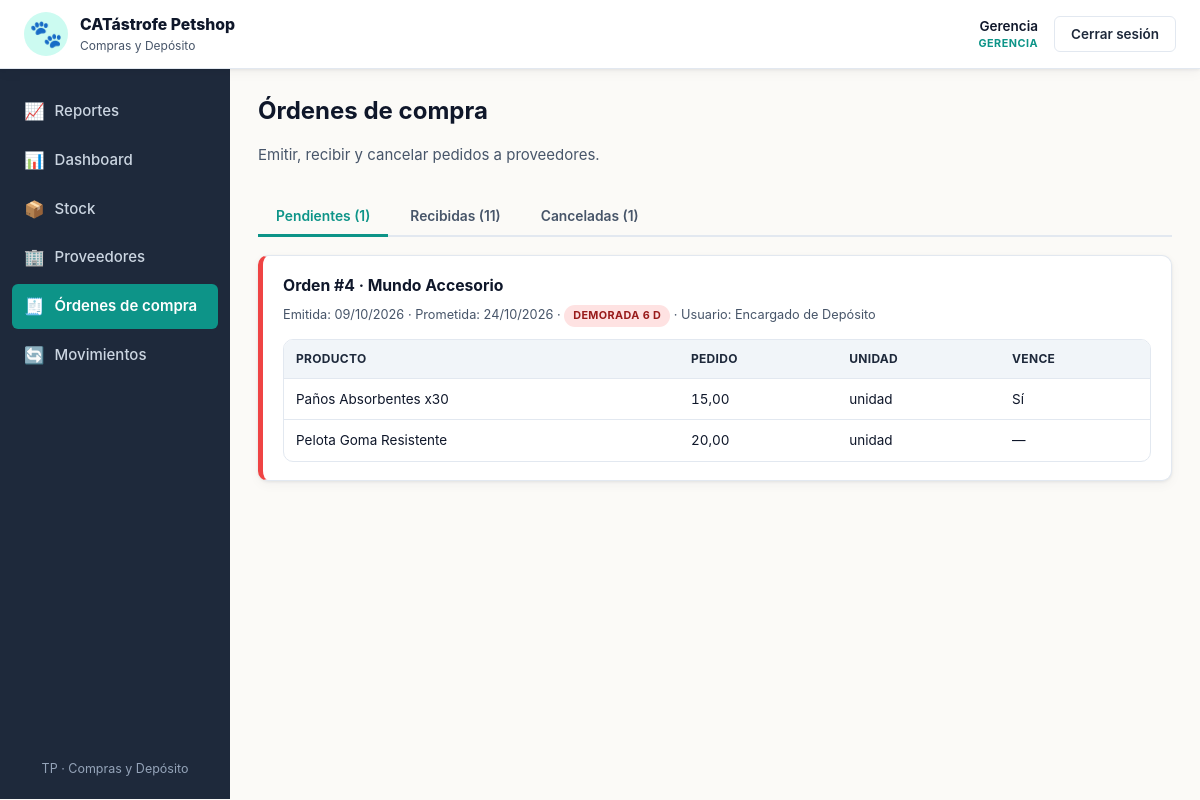
/views/ordenes.php (signed in), run on an earlier commit of the app's database.
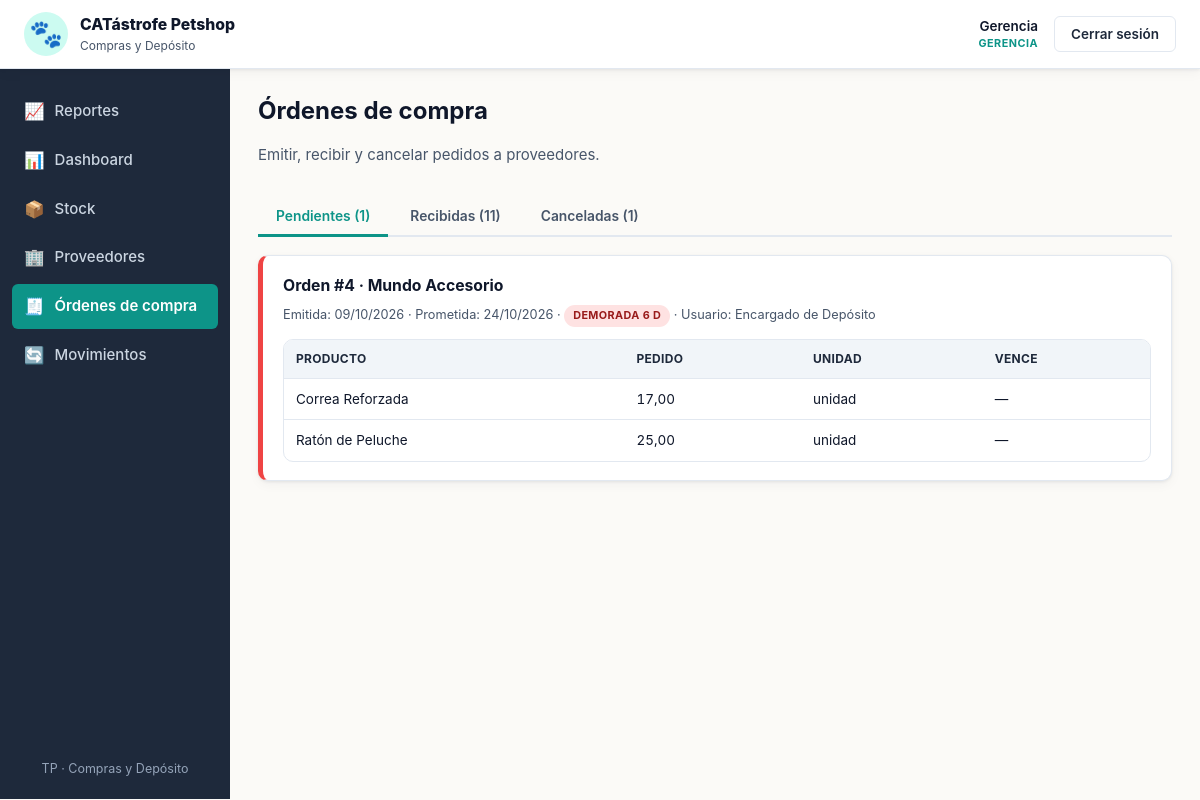
And on a later commit of the database.
### tables this page shows
CREATE TABLE ordenes_compra (
    id              INT AUTO_INCREMENT PRIMARY KEY,
    proveedor_id    INT NOT NULL,
    usuario_id      INT NOT NULL,
    estado          ENUM('pendiente','recibida','cancelada') NOT NULL DEFAULT 'pendiente',
    fecha_creacion  DATETIME NOT NULL DEFAULT CURRENT_TIMESTAMP,
    fecha_prometida DATE NOT NULL,
    fecha_recepcion DATETIME NULL,
    CONSTRAINT fk_ord_prov FOREIGN KEY (proveedor_id) REFERENCES proveedores(id) ON DELETE RESTRICT,
    CONSTRAINT fk_ord_user FOREIGN KEY (usuario_id)   REFERENCES usuarios(id)    ON DELETE RESTRICT
);

CREATE TABLE proveedores (
    id                  INT AUTO_INCREMENT PRIMARY KEY,
    nombre              VARCHAR(120) NOT NULL,
    contacto            VARCHAR(120),
    telefono            VARCHAR(40),
    email               VARCHAR(120),
    plazo_entrega_dias  INT NOT NULL DEFAULT 7,
    activo              TINYINT(1) NOT NULL DEFAULT 1,
    CONSTRAINT chk_prov_plazo CHECK (plazo_entrega_dias >= 0)
);

CREATE TABLE usuarios (
    id              INT AUTO_INCREMENT PRIMARY KEY,
    nombre          VARCHAR(100) NOT NULL,
    usuario         VARCHAR(50)  NOT NULL UNIQUE,
    password_hash   VARCHAR(255) NOT NULL,
    rol             ENUM('encargado','gerencia') NOT NULL DEFAULT 'encargado',
    activo          TINYINT(1) NOT NULL DEFAULT 1,
    fecha_creacion  DATETIME NOT NULL DEFAULT CURRENT_TIMESTAMP
);

CREATE TABLE ordenes_detalle (
    id                INT AUTO_INCREMENT PRIMARY KEY,
    orden_id          INT NOT NULL,
    producto_id       INT NOT NULL,
    cantidad_pedida   DECIMAL(10,2) NOT NULL,
    cantidad_recibida DECIMAL(10,2) NULL,
    CONSTRAINT fk_det_orden  FOREIGN KEY (orden_id)    REFERENCES ordenes_compra(id) ON DELETE RESTRICT,
    CONSTRAINT fk_det_prod   FOREIGN KEY (producto_id) REFERENCES productos(id)      ON DELETE RESTRICT,
    CONSTRAINT uq_orden_prod UNIQUE (orden_id, producto_id),
    CONSTRAINT chk_det_pedida CHECK (cantidad_pedida > 0),
    CONSTRAINT chk_det_recibida CHECK (cantidad_recibida IS NULL OR (cantidad_recibida >= 0 AND cantidad_recibida <= cantidad_pedida))
);

CREATE TABLE productos (
    id              INT AUTO_INCREMENT PRIMARY KEY,
    categoria_id    INT NOT NULL,
    proveedor_id    INT NOT NULL,
    nombre          VARCHAR(120) NOT NULL,
    descripcion     TEXT,
    stock_actual    DECIMAL(10,2) NOT NULL DEFAULT 0,
    stock_minimo    DECIMAL(10,2) NOT NULL DEFAULT 0,
    stock_maximo    DECIMAL(10,2) NOT NULL DEFAULT 0,
    unidad_medida   VARCHAR(20) NOT NULL DEFAULT 'unidad',
    activo          TINYINT(1) NOT NULL DEFAULT 1,
    CONSTRAINT fk_prod_cat  FOREIGN KEY (categoria_id) REFERENCES categorias(id) ON DELETE RESTRICT,
    CONSTRAINT fk_prod_prov FOREIGN KEY (proveedor_id) REFERENCES proveedores(id) ON DELETE RESTRICT,
    CONSTRAINT chk_prod_stock_actual CHECK (stock_actual >= 0),
    CONSTRAINT chk_prod_stock_min    CHECK (stock_minimo >= 0),
    CONSTRAINT chk_prod_stock_max    CHECK (stock_maximo >= stock_minimo)
);

### includes/funciones.php (called while the page is built, shortened)
<?php
function e($v): string
{
    return htmlspecialchars((string)$v, ENT_QUOTES, 'UTF-8');
}

### views/ordenes.php (the view, shortened to what the changed rows need)
<?php
require_once __DIR__ . '/../config/db.php';
require_once __DIR__ . '/../includes/funciones.php';
$ordenes = $pdo->query(
    "SELECT o.*, pr.nombre AS proveedor, u.nombre AS usuario,
            DATEDIFF(CURDATE(), o.fecha_prometida) AS dias_prometida
     FROM ordenes_compra o
     JOIN proveedores pr ON pr.id = o.proveedor_id
     JOIN usuarios    u  ON u.id = o.usuario_id
     ORDER BY o.fecha_creacion DESC"
)->fetchAll();
$detalles = $pdo->query(
    "SELECT d.*, p.nombre AS producto, p.unidad_medida, c.controla_vencimiento
     FROM ordenes_detalle d
     JOIN productos p  ON p.id = d.producto_id
     JOIN categorias c ON c.id = p.categoria_id"
)->fetchAll();
$detalles_por_orden = [];
foreach ($detalles as $d) {
    $detalles_por_orden[(int)$d['orden_id']][] = $d;
}
$grupos = ['pendiente' => [], 'recibida' => [], 'cancelada' => []];
foreach ($ordenes as $o) {
    $grupos[$o['estado']][] = $o;
}
require __DIR__ . '/../includes/header.php';
?>
<div class="flex-between mb-3">
    <div>
        <h1>Órdenes de compra</h1>
    </div>
</div>
<div data-tabs>
    <div class="tab-content active" id="tab-pendientes">
        <?php foreach ($grupos['pendiente'] as $o):
            $demorada = ((int)$o['dias_prometida']) > 0;
            $lineas = $detalles_por_orden[(int)$o['id']] ?? [];
        ?>
            <div class="orden-card<?= $demorada ? ' demorada' : '' ?>">
                <div class="orden-head">
                    <div>
                        <h3>Orden #<?= (int)$o['id'] ?> · <?= e($o['proveedor']) ?></h3>
                        <div class="orden-meta">
                            Emitida: <?= e(date('d/m/Y', strtotime($o['fecha_creacion']))) ?> ·
                            Prometida: <?= e(date('d/m/Y', strtotime($o['fecha_prometida']))) ?>
                            <?php if ($demorada): ?>
                                · <span class="badge badge-demora">Demorada <?= (int)$o['dias_prometida'] ?> d</span>
                            <?php endif; ?>
                            · Usuario: <?= e($o['usuario']) ?>
                        </div>
                    </div>
                </div>
                <div class="table-wrap">
                    <table class="table">
                        <thead>
                            <tr><th>Producto</th><th class="num">Pedido</th><th>Unidad</th><th>Vence</th></tr>
                        </thead>
                        <tbody>
                        <?php foreach ($lineas as $l): ?>
                            <tr>
                                <td><?= e($l['producto']) ?></td>
                                <td class="num"><?= e(number_format((float)$l['cantidad_pedida'], 2, ',', '.')) ?></td>
                                <td><?= e($l['unidad_medida']) ?></td>
                                <td><?= ((int)$l['controla_vencimiento']) === 1 ? 'Sí' : '—' ?></td>
                            </tr>
                        <?php endforeach; ?>
                        </tbody>
                    </table>
                </div>
            </div>
        <?php endforeach; ?>
    </div>
</div>
<?php require __DIR__ . '/../includes/footer.php'; ?>

### includes/sidebar.php (shortened to what the changed rows need)
<?php
$archivo_actual = basename($_SERVER['SCRIPT_NAME'] ?? '');
$es_gerencia    = ($_SESSION['rol'] ?? '') === 'gerencia';
$menu = [
    ['archivo' => 'dashboard.php',   'url' => BASE_URL . 'views/dashboard.php',   'label' => 'Dashboard',          'icon' => '📊'],
    ['archivo' => 'stock.php',       'url' => BASE_URL . 'views/stock.php',       'label' => 'Stock',              'icon' => '📦'],
    ['archivo' => 'proveedores.php', 'url' => BASE_URL . 'views/proveedores.php', 'label' => 'Proveedores',        'icon' => '🏢'],
    ['archivo' => 'ordenes.php',     'url' => BASE_URL . 'views/ordenes.php',     'label' => 'Órdenes de compra',  'icon' => '🧾'],
    ['archivo' => 'movimientos.php', 'url' => BASE_URL . 'views/movimientos.php', 'label' => 'Movimientos',        'icon' => '🔄'],
    ['archivo' => 'usuarios.php',    'url' => BASE_URL . 'views/usuarios.php',    'label' => 'Usuarios',           'icon' => '👥'],
];
$reportes = ['archivo' => 'reportes.php', 'url' => BASE_URL . 'views/reportes.php', 'label' => 'Reportes', 'icon' => '📈'];
if ($es_gerencia) {
    $menu = array_values(array_filter($menu, function ($i) { return $i['archivo'] !== 'usuarios.php'; }));
}
$menu_final = $es_gerencia ? array_merge([$reportes], $menu) : array_merge($menu, [$reportes]);
?>
<aside class="sidebar">
    <nav>
        <?php foreach ($menu_final as $item):
            $active = ($archivo_actual === $item['archivo']);
        ?>
        <a href="<?= e($item['url']) ?>" class="nav-item<?= $active ? ' active' : '' ?>">
            <span class="nav-icon"><?= $item['icon'] ?></span>
            <span><?= e($item['label']) ?></span>
        </a>
        <?php endforeach; ?>
    </nav>
</aside>

What changed in the data, as far as the page shows it:
changed ordenes_detalle: producto.nombre "Pelota Goma Resistente" → "Correa Reforzada"; cantidad_pedida "20,00" → "17,00"; moves up the list
changed ordenes_detalle: producto.nombre "Paños Absorbentes x30" → "Ratón de Peluche"; cantidad_pedida "15,00" → "25,00"; text "Sí" → "—"
